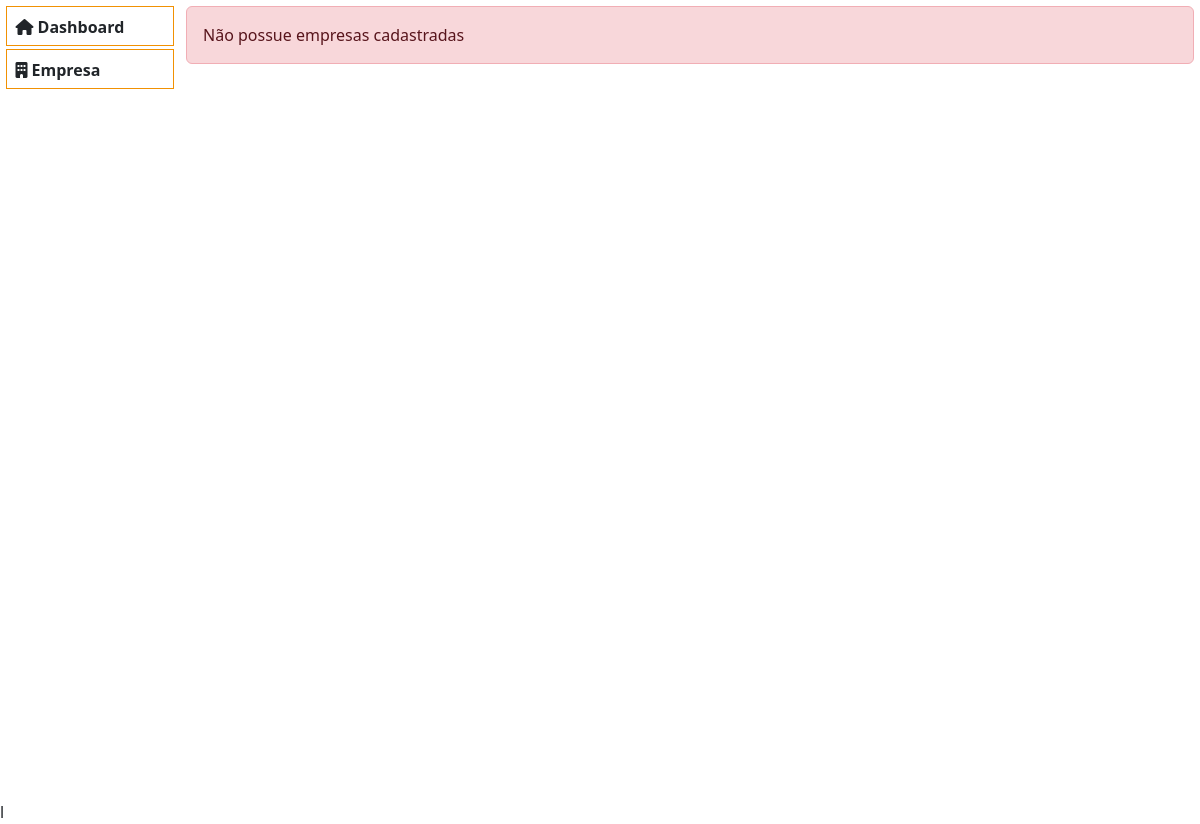
The app's page /administracao/ (signed in), older data.
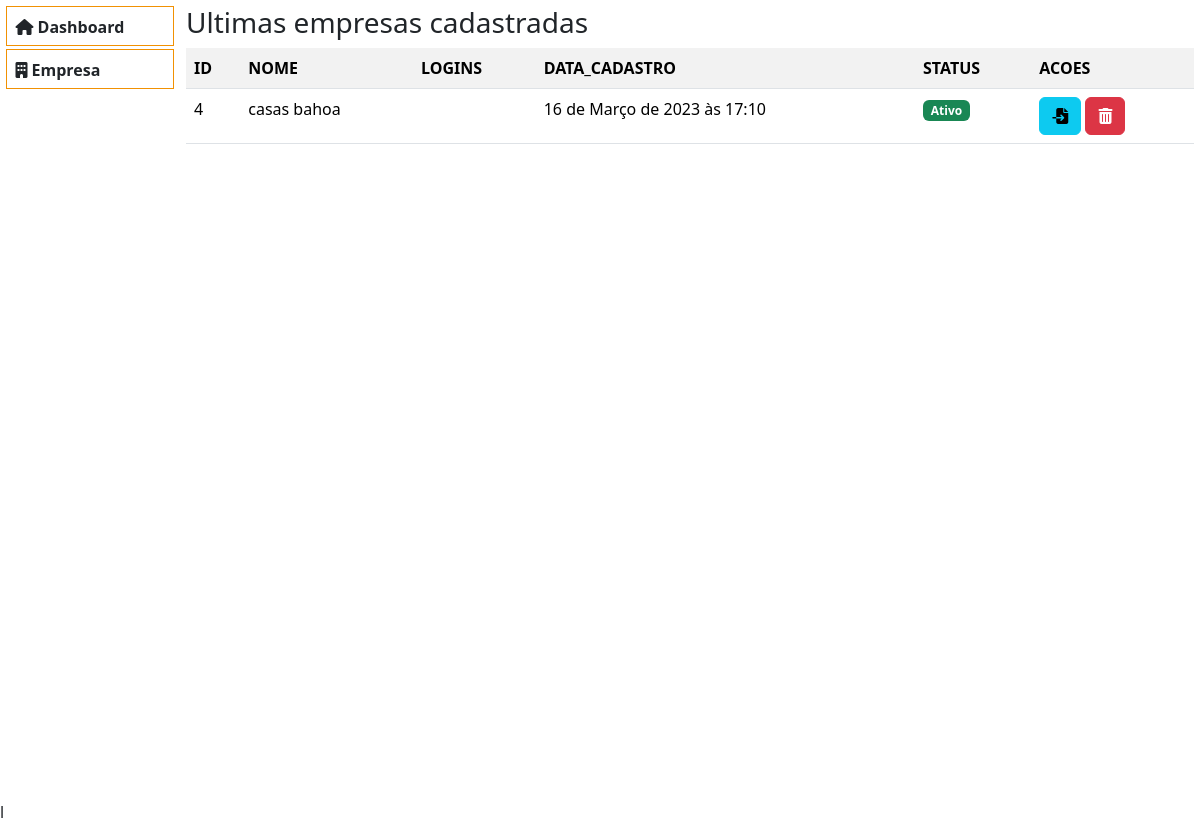
The same page, newer data.
### empresa/models.py (models this page shows, shortened)
class Company(models.Model):
    slug = models.CharField(_('slug'), max_length=255, default="", unique=True)
    name = models.CharField(_('name'), max_length=255, default="", unique=True)
    phone = models.IntegerField(_('phone'), default="", unique=True)
    created = models.DateTimeField(_('created'), default=timezone.now)
    active = models.BooleanField(_('active'), default=True)
    class Meta:
        db_table = "company"
        verbose_name = "Company"
        verbose_name_plural = "companies"
        ordering = ["-id"]

### administracao/views.py (the view)
# urls.py: path("", views.index, name="index-administracao"),
def index(request):
    if request.user.is_authenticated and request.user.is_superuser:
        empresas = Company.objects.all()
        logins = Login.objects.all()
        context = {
            "empresas": empresas,
            "logins": logins
        }
        return render(request, "administracao/public/home.html", context)
    return redirect("/")

### templates/administracao/public/home.html (shortened to what this page needs)
{% extends 'base.html' %}
{% load static %}
{% load django_bootstrap5 %}
{% block css %}
<link rel="stylesheet" href="{% static 'adminsitracao/css/administracao.css' %}">
{% endblock %}
{% block ld %}
<div class="ultimas-empresas">
    {% if empresas %}
        <h3>Ultimas empresas cadastradas</h3>
        <table class="table table-striped">
            <tr>
                <th>ID</th>
                <th>NOME</th>
                <th>LOGINS</th>
                <th>DATA_CADASTRO</th>
                <th>STATUS</th>
                <th>ACOES</th>
            </tr>
            {% for empresa in empresas%}
            <tr>
                <td>{{empresa.id}}</td>
                <td>{{empresa.name}}</td>
                <td>
                </td>
                <td>{{empresa.created}}</td>
                <td>
                    {% if empresa.active %}
                        <span class="bg-success badge">Ativo</span>
                    {% else %}
                    <span class="bg-danger badge">Inativo</span>
                    {% endif %}
                </td>
                <td>
                    <a class="btn btn-info" href="/arquivos/{{empresa.id}}/">
                        <i class="fa-solid fa-file-import"></i>
                    </a>
                    <a class="btn btn-danger" href="/empresa/excluir/{{empresa.id}}">
                        <i class="fa-solid fa-trash-can"></i>
                    </a>
                </td>
            </tr>
            {% endfor %}
        </table>
    {% else %}
        <div class="alert alert-danger">Não possue empresas cadastradas</div>
    {% endif %}
</div>
{% endblock %}

### templates/base.html (shortened to what this page needs)
{% load static %}
{% load django_bootstrap5 %}
<!DOCTYPE html>
<html lang="pt-BR">
<head>
    {% bootstrap_css %}
    <link rel="stylesheet" href="{% static 'index/css/all.min.css' %}" />
    <link rel="stylesheet" href="{% static 'index/css/index.css' %}">
    {% block css %}
    {% endblock %}
</head>
<body>
    <div class="le">
        {% block le %}
            {% include 'administracao/lateral-esquerda.html' %}
        {% endblock %}
    </div>
    <div class="ld">
        {% block ld %}
        {% endblock %}
    </div>
</body>l
</html>

### templates/administracao/lateral-esquerda.html (shortened to what this page needs)
<div class="lateral-esquerda">
    <details>
        <summary>
            <i class="fa-solid fa-house"></i>
            <span>Dashboard</span>
        </summary>
    </details>
    {% if request.user.is_superuser %}
    <details>
        <summary>
            <i class="fa-solid fa-building"></i>
            <span>Empresa</span>
        </summary>
    </details>
    {% endif %}
</div>

### administracao/static/adminsitracao/css/administracao.css (style rules this page uses)
body { overflow:hidden; }
div.le, div.ld { display: block; float: left; height:100vh; padding:0.5%; }
div.le { width: 15%; }
div.le details summary { display: block; height:40px; line-height: 40px; margin-bottom:2%; border:solid 1px #f19103; padding-left:5%; font-weight: bold; }
div.ld { width: 85%; }

Row changes from the older to the newer data that the page shows:
added Company: id "4", name "casas bahoa", created "16 de Março de 2023 às 17:10", active "Ativo"
Text that changed along with them:
text no longer shown: "Não possue empresas cadastradas"
text now shown: "Ultimas empresas cadastradas ID NOME LOGINS DATA_CADASTRO STATUS ACOES"
